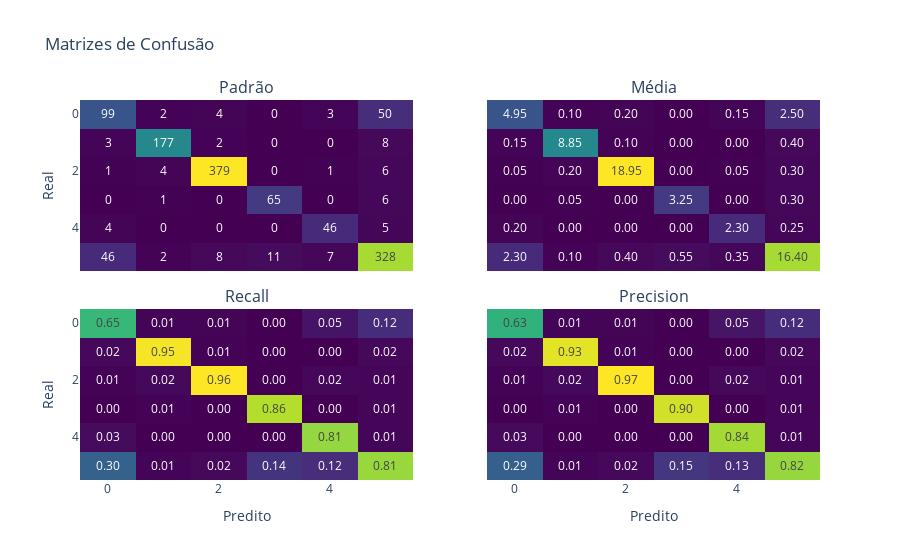

The code cell stored with this chart in its notebook:
### Code cell
plot_confusion_matrix(tree_res['cms'])

### Figure 1 — Plotly figure (JSON) as saved in the notebook; plotly's stock layout.template omitted (floating-point values rounded to 4 significant figures)
{"data": [{"colorscale": [[0, "#440154"], [0.1111, "#482878"], [0.2222, "#3e4989"], [0.3333, "#31688e"], [0.4444, "#26828e"], [0.5556, "#1f9e89"], [0.6667, "#35b779"], [0.7778, "#6ece58"], [0.8889, "#b5de2b"], [1, "#fde725"]], "showscale": false, "text": [[99, 2, 4, 0, 3, 50], [3, 177, 2, 0, 0, 8], [1, 4, 379, 0, 1, 6], [0, 1, 0, 65, 0, 6], [4, 0, 0, 0, 46, 5], [46, 2, 8, 11, 7, 328]], "texttemplate": "%{text}", "type": "heatmap", "x": [0, 1, 2, 3, 4, 5], "xaxis": "x", "y": [0, 1, 2, 3, 4, 5], "yaxis": "y", "z": [[99, 2, 4, 0, 3, 50], [3, 177, 2, 0, 0, 8], [1, 4, 379, 0, 1, 6], [0, 1, 0, 65, 0, 6], [4, 0, 0, 0, 46, 5], [46, 2, 8, 11, 7, 328]]}, {"colorscale": [[0, "#440154"], [0.1111, "#482878"], [0.2222, "#3e4989"], [0.3333, "#31688e"], [0.4444, "#26828e"], [0.5556, "#1f9e89"], [0.6667, "#35b779"], [0.7778, "#6ece58"], [0.8889, "#b5de2b"], [1, "#fde725"]], "showscale": false, "text": [[4.95, 0.1, 0.2, 0, 0.15, 2.5], [0.15, 8.85, 0.1, 0, 0, 0.4], [0.05, 0.2, 18.95, 0, 0.05, 0.3], [0, 0.05, 0, 3.25, 0, 0.3], [0.2, 0, 0, 0, 2.3, 0.25], [2.3, 0.1, 0.4, 0.55, 0.35, 16.4]], "texttemplate": "%{text:.2f}", "type": "heatmap", "x": [0, 1, 2, 3, 4, 5], "xaxis": "x2", "y": [0, 1, 2, 3, 4, 5], "yaxis": "y2", "z": [[4.95, 0.1, 0.2, 0, 0.15, 2.5], [0.15, 8.85, 0.1, 0, 0, 0.4], [0.05, 0.2, 18.95, 0, 0.05, 0.3], [0, 0.05, 0, 3.25, 0, 0.3], [0.2, 0, 0, 0, 2.3, 0.25], [2.3, 0.1, 0.4, 0.55, 0.35, 16.4]]}, {"colorscale": [[0, "#440154"], [0.1111, "#482878"], [0.2222, "#3e4989"], [0.3333, "#31688e"], [0.4444, "#26828e"], [0.5556, "#1f9e89"], [0.6667, "#35b779"], [0.7778, "#6ece58"], [0.8889, "#b5de2b"], [1, "#fde725"]], "showscale": false, "text": [[0.6471, 0.01075, 0.01018, 0, 0.05263, 0.1241], [0.01961, 0.9516, 0.005089, 0, 0, 0.01985], [0.006536, 0.02151, 0.9644, 0, 0.01754, 0.01489], [0, 0.005376, 0, 0.8553, 0, 0.01489], [0.02614, 0, 0, 0, 0.807, 0.01241], [0.3007, 0.01075, 0.02036, 0.1447, 0.1228, 0.8139]], "texttemplate": "%{text:.2f}", "type": "heatmap", "x": [0, 1, 2, 3, 4, 5], "xaxis": "x3", "y": [0, 1, 2, 3, 4, 5], "yaxis": "y3", "z": [[0.6471, 0.01075, 0.01018, 0, 0.05263, 0.1241], [0.01961, 0.9516, 0.005089, 0, 0, 0.01985], [0.006536, 0.02151, 0.9644, 0, 0.01754, 0.01489], [0, 0.005376, 0, 0.8553, 0, 0.01489], [0.02614, 0, 0, 0, 0.807, 0.01241], [0.3007, 0.01075, 0.02036, 0.1447, 0.1228, 0.8139]]}, {"colorscale": [[0, "#440154"], [0.1111, "#482878"], [0.2222, "#3e4989"], [0.3333, "#31688e"], [0.4444, "#26828e"], [0.5556, "#1f9e89"], [0.6667, "#35b779"], [0.7778, "#6ece58"], [0.8889, "#b5de2b"], [1, "#fde725"]], "showscale": false, "text": [[0.6266, 0.01053, 0.01023, 0, 0.05455, 0.1244], [0.01899, 0.9316, 0.005115, 0, 0, 0.0199], [0.006329, 0.02105, 0.9693, 0, 0.01818, 0.01493], [0, 0.005263, 0, 0.9028, 0, 0.01493], [0.02532, 0, 0, 0, 0.8364, 0.01244], [0.2911, 0.01053, 0.02046, 0.1528, 0.1273, 0.8159]], "texttemplate": "%{text:.2f}", "type": "heatmap", "x": [0, 1, 2, 3, 4, 5], "xaxis": "x4", "y": [0, 1, 2, 3, 4, 5], "yaxis": "y4", "z": [[0.6266, 0.01053, 0.01023, 0, 0.05455, 0.1244], [0.01899, 0.9316, 0.005115, 0, 0, 0.0199], [0.006329, 0.02105, 0.9693, 0, 0.01818, 0.01493], [0, 0.005263, 0, 0.9028, 0, 0.01493], [0.02532, 0, 0, 0, 0.8364, 0.01244], [0.2911, 0.01053, 0.02046, 0.1528, 0.1273, 0.8159]]}], "layout": {"annotations": [{"font": {"size": 16}, "showarrow": false, "text": "Padrão", "x": 0.225, "xanchor": "center", "xref": "paper", "y": 1, "yanchor": "bottom", "yref": "paper"}, {"font": {"size": 16}, "showarrow": false, "text": "Média", "x": 0.775, "xanchor": "center", "xref": "paper", "y": 1, "yanchor": "bottom", "yref": "paper"}, {"font": {"size": 16}, "showarrow": false, "text": "Recall", "x": 0.225, "xanchor": "center", "xref": "paper", "y": 0.45, "yanchor": "bottom", "yref": "paper"}, {"font": {"size": 16}, "showarrow": false, "text": "Precision", "x": 0.775, "xanchor": "center", "xref": "paper", "y": 0.45, "yanchor": "bottom", "yref": "paper"}], "autosize": true, "title": {"text": "Matrizes de Confusão"}, "xaxis": {"anchor": "y", "autorange": true, "domain": [0, 0.45], "matches": "x3", "range": [-0.5, 5.5], "showticklabels": false, "type": "linear"}, "xaxis2": {"anchor": "y2", "autorange": true, "domain": [0.55, 1], "matches": "x4", "range": [-0.5, 5.5], "showticklabels": false, "type": "linear"}, "xaxis3": {"anchor": "y3", "autorange": true, "domain": [0, 0.45], "range": [-0.5, 5.5], "title": {"text": "Predito"}, "type": "linear"}, "xaxis4": {"anchor": "y4", "autorange": true, "domain": [0.55, 1], "range": [-0.5, 5.5], "title": {"text": "Predito"}, "type": "linear"}, "yaxis": {"anchor": "x", "autorange": true, "domain": [0.55, 1], "range": [5.5, -0.5], "title": {"text": "Real"}, "type": "linear"}, "yaxis2": {"anchor": "x2", "autorange": true, "domain": [0.55, 1], "matches": "y", "range": [5.5, -0.5], "showticklabels": false, "type": "linear"}, "yaxis3": {"anchor": "x3", "autorange": true, "domain": [0, 0.45], "range": [5.5, -0.5], "title": {"text": "Real"}, "type": "linear"}, "yaxis4": {"anchor": "x4", "autorange": true, "domain": [0, 0.45], "matches": "y3", "range": [5.5, -0.5], "showticklabels": false, "type": "linear"}}}
